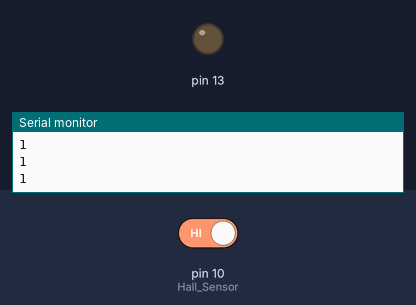
Simulated run of this sketch. Board: Arduino Uno, built with avr-gcc and run on an emulated ATmega328P. Parts: output pins drawn as LEDs (lit = HIGH), the last lines printed to the serial monitor. The inputs (shaded band) are chosen by the test bench; at power-on: pin 10 (Hall_Sensor) HIGH.

Above: at 1.2 s.
1.3 s: pin 10 (Hall_Sensor) driven LOW
At 2.0 s:
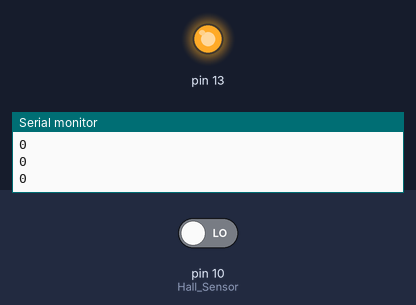
2.8 s: pin 10 (Hall_Sensor) driven HIGH
At 3.3 s:
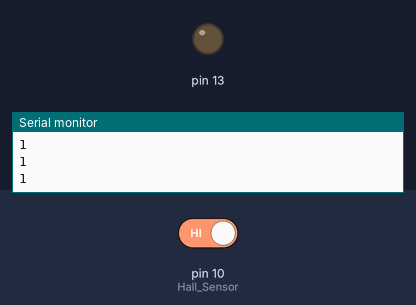
Timing chart, 0 to 5.8 s (numbered marks = the images above; inputs shaded):
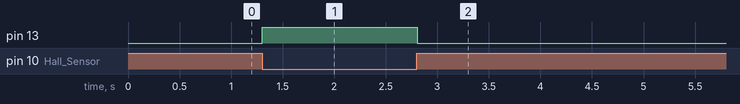

The sketch:

Arduino_Swich_Test.ino
```cpp
#include <SoftwareSerial.h>
#define Hall_Sensor 10
SoftwareSerial BT(A0, A1);
void setup() {
  pinMode(Hall_Sensor, INPUT_PULLUP);
  pinMode(13, OUTPUT);
  BT.begin(9600);
  Serial.begin(9600);
}

void loop() {
  int val = digitalRead(Hall_Sensor);
  Serial.println(val);
  if(val == LOW){
    digitalWrite(13, HIGH);
  }
  else{
    digitalWrite(13, LOW);
  }
  delay(100);
}
```

Measured:
- after the input at 1.3 s, pin 13: LOW → HIGH at once
- after the input at 2.8 s, pin 13: HIGH → LOW at once
